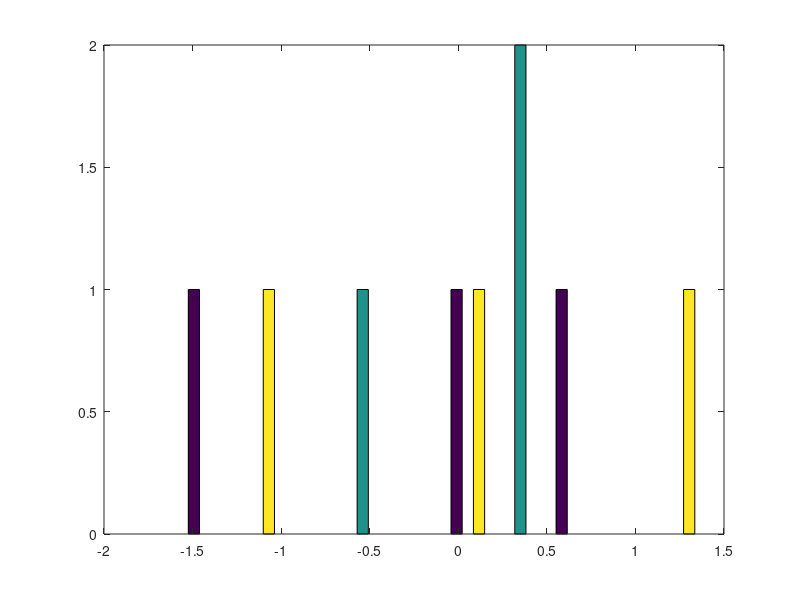

Write MATLAB code to recreate this figure.
5+6 %addition
3-2 %subtraction
5*8 %multiplication
1/2 %division
2^6 %power
1==2 %false stmnt
1~=2 %true stmnt
1&&1 %AND
1||0 %OR
xor(1,0) %xor

a=3
a=3;
b='Hi'
c=(3>=1)

a=pi
disp(a);
disp(sprintf('2 decimals: %0.2f',a))
disp(sprintf('2 decimals: %0.6f',a))

A = [1 2; 3 4; 5 6]
A = [1 2;
3 4;
5 6]

v= 1:0.1:2  % vector of 1 through 2 with 0.1 leaps
v= 1:6

ones(2,3)
zeros(2,3)

w = rand(3,3)
w = randn(3,3) 
hist(w) % histogram

eye(4) %identity matrix


